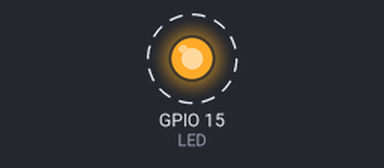
A program run on a simulated ESP32. On the bench: output pins drawn as LEDs (lit = HIGH). Dashed ring = blinking. What the program prints to the serial monitor is not drawn.

Above: at 0.5 s.
Timing chart, 0 to 4.6 s (numbered marks = the images above):
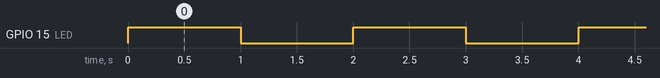

The program:

main.cpp
```cpp
/*
Create Task pinned to specific core using xTaskCreatePinnedToCore
Main Loop - Core 1
Blink LED Task - Core 0

*/
#include <Arduino.h>

#define LED 15

void Task1( void * parameter )
{
  for (;;) {
    Serial.print("Task1 runs on Core: ");
    Serial.println(xPortGetCoreID());
    digitalWrite(LED, HIGH);
    Serial.println("LED ON Task 1");
    //delay(1000);
    vTaskDelay(1000);
    digitalWrite(LED, LOW);
    //delay(1000);
    vTaskDelay(1000);
    Serial.println("LED OFF Task 1");
  }
}

void setup() {
  Serial.begin(115200);
  pinMode(LED, OUTPUT);
  //Create Blink Task pinned to core 0 - PRO_CPU
  xTaskCreatePinnedToCore(
    Task1,                    /* Task function. */
    "BLINK",                 /* name of task. */
    1000,                     /* Stack size of task */
    NULL,                     /* parameter of the task */
    1,                        /* priority of the task */
    0,                        /* Task handle to keep track of created task */
    0);                       /* Core */
}

void loop() {
    Serial.print("            Main Loop runs on Core: ");
    Serial.println(xPortGetCoreID());
    delay(2000);

    while(1){
        delay(10);
    }

}
```

Measured:
- by itself, GPIO 15 (LED): alternates HIGH for 1.0 s and LOW for 1.0 s
